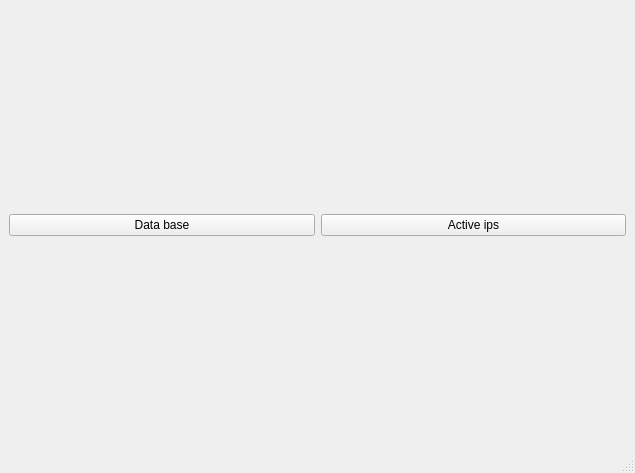
<?xml version="1.0" encoding="UTF-8"?>
<ui version="4.0">
 <class>MainWindow</class>
 <widget class="QMainWindow" name="MainWindow">
  <property name="geometry">
   <rect>
    <x>0</x>
    <y>0</y>
    <width>635</width>
    <height>473</height>
   </rect>
  </property>
  <property name="windowTitle">
   <string>Server manager</string>
  </property>
  <widget class="QWidget" name="centralwidget">
   <layout class="QHBoxLayout" name="horizontalLayout">
    <item>
     <widget class="QPushButton" name="databaseButton">
      <property name="text">
       <string>Data base</string>
      </property>
     </widget>
    </item>
    <item>
     <widget class="QPushButton" name="activeIpsButton">
      <property name="text">
       <string>Active ips</string>
      </property>
     </widget>
    </item>
   </layout>
  </widget>
  <widget class="QStatusBar" name="statusbar"/>
 </widget>
 <resources/>
 <connections/>
</ui>
